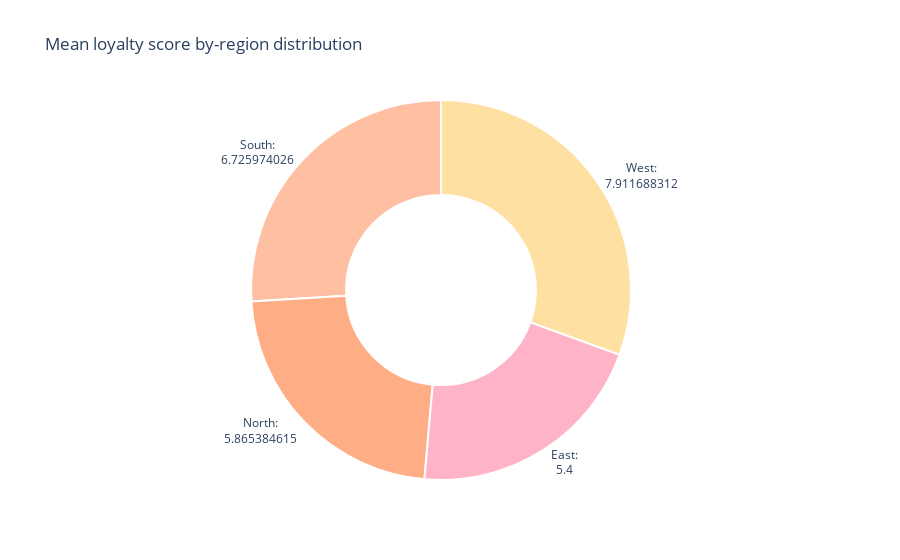

Notebook code cell kept with this figure:
### Markdown cell above
1. Постройте диаграмму которая отражает средний уровень лояльности во всех регионах

### Code cell
import plotly.graph_objs as go


df = df_all.groupby("region")["loyalty_score"].mean().reset_index()

fig = go.Figure()
fig.add_trace(go.Pie(labels=df["region"],
                     values=df["loyalty_score"],
                     textinfo="label+text",
                     texttemplate="%{label}:<br>%{value}",
                     textposition="outside",
                     hoverinfo="label+percent+value",
                     marker = dict(colors = ["#ffb3c6",
                                             "#ffad85",
                                             "#ffbfa3",
                                             "#ffe0a3"],
                                   line=dict(color="#ffffff", width=2))))
fig.update_layout(title_text="Mean loyalty score by-region distribution",
                  showlegend=False)
fig.update_traces(hole=0.5)

### Figure 1 — Plotly figure (JSON) as saved in the notebook; plotly's stock layout.template omitted (floating-point values rounded to 4 significant figures)
{"data": [{"hole": 0.5, "hoverinfo": "label+percent+value", "labels": ["East", "North", "South", "West"], "marker": {"colors": ["#ffb3c6", "#ffad85", "#ffbfa3", "#ffe0a3"], "line": {"color": "#ffffff", "width": 2}}, "textinfo": "label+text", "textposition": "outside", "texttemplate": "%{label}:<br>%{value}", "type": "pie", "values": [5.4, 5.865, 6.726, 7.912]}], "layout": {"autosize": true, "showlegend": false, "title": {"text": "Mean loyalty score by-region distribution"}}}
